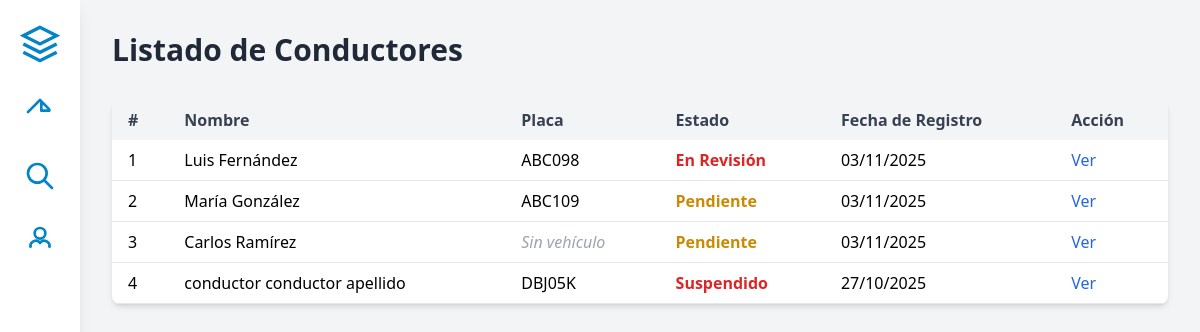
Page /conductores/activos/ (signed in) on the committed database.
### src/models/models.py (models this page shows, shortened)
class Conductor(models.Model):
    user = models.OneToOneField(
        User,
        on_delete=models.CASCADE,
        related_name='conductor',
        verbose_name="Usuario"
    )
    segundo_nombre = models.CharField(
        max_length=30,
        blank=True,
        null=True,
        verbose_name="Segundo Nombre"
    )
    segundo_apellido = models.CharField(
        max_length=30,
        blank=True,
        null=True,
        verbose_name="Segundo Apellido"
    )
    TIPO_DOCUMENTO_CHOICES = [
        ('CC', 'Cédula de Ciudadanía'),
        ('CE', 'Cédula de Extranjería'),
        ('PAS', 'Pasaporte'),
    ]
    tipo_documento = models.CharField(
        max_length=3,
        choices=TIPO_DOCUMENTO_CHOICES,
        verbose_name="Tipo de Documento"
    )
    numero_documento = models.CharField(
        max_length=15,
        unique=True,
        validators=[RegexValidator(r'^[0-9]+$', 'Solo se permiten números')],
        verbose_name="Número de Documento"
    )
    fecha_nacimiento = models.DateField(
        verbose_name="Fecha de Nacimiento"
    )
    telefono_principal = models.CharField(
        max_length=10,
        validators=[RegexValidator(r'^[0-9]{10}$', 'El teléfono debe tener 10 dígitos')],
        verbose_name="Teléfono Principal"
    )
    telefono_secundario = models.CharField(
        max_length=10,
        blank=True,
        null=True,
        validators=[RegexValidator(r'^[0-9]{10}$', 'El teléfono debe tener 10 dígitos')],
        verbose_name="Teléfono Secundario"
    )
    direccion = models.CharField(
        max_length=60,
        verbose_name="Dirección de Residencia"
    )
    ciudad = models.CharField(
        max_length=30,
        verbose_name="Ciudad"
    )
    numero_licencia = models.CharField(
        max_length=20,
        verbose_name="Número de Licencia"
    )
    licencia_expedicion = models.DateField(
        verbose_name="Fecha de Expedición de Licencia"
    )
    licencia_vencimiento = models.DateField(
        verbose_name="Fecha de Vencimiento de Licencia"
    )
    TIPO_CUENTA_CHOICES = [
        ('Ahorros', 'Ahorros'),
        ('Corriente', 'Corriente'),
    ]
    tipo_cuenta = models.CharField(
        max_length=10,
        choices=TIPO_CUENTA_CHOICES,
        verbose_name="Tipo de Cuenta"
    )
    banco = models.CharField(
        max_length=50,
        verbose_name="Banco"
    )
    numero_cuenta = models.CharField(
        max_length=20,
        validators=[RegexValidator(r'^[0-9]+$', 'Solo se permiten números')],
        verbose_name="Número de Cuenta"
    )
    ESTADO_CHOICES = [
        ('Pendiente', 'Pendiente'),
        ('En Corrección', 'En Corrección'),
        ('Activo', 'Activo'),
        ('Inactivo', 'Inactivo'),
        ('Suspendido', 'Suspendido'),
        ('Bloqueado', 'Bloqueado'),
        ('Rechazado', 'Rechazado'),
        ('Dado de Baja', 'Dado de Baja'),
    ]
    estado = models.CharField(
        max_length=40,
        choices=ESTADO_CHOICES,
        default='Pendiente',
        verbose_name="Estado"
    )
    fecha_registro = models.DateTimeField(
        auto_now_add=True,
        verbose_name="Fecha de Registro"
    )
    activo = models.BooleanField(
        default=True,
        verbose_name="Activo"
    )
    class Meta:
        db_table = 'conductor'
        verbose_name = 'Conductor'
        verbose_name_plural = 'Conductores'
        ordering = ['-fecha_registro']
        indexes = [
            models.Index(fields=['numero_documento']),
            models.Index(fields=['estado']),
        ]
    def get_placa(self):
        try:
            return self.vehiculo.placa
        except Vehiculo.DoesNotExist:
            return None
    def tiene_vehiculo_asignado(self):
        try:
            return self.vehiculo is not None
        except Vehiculo.DoesNotExist:
            return False

class Vehiculo(models.Model):
    conductor = models.OneToOneField(
        Conductor,
        on_delete=models.CASCADE,
        related_name='vehiculo',
        verbose_name="Conductor"
    )
    placa = models.CharField(
        max_length=6,
        unique=True,
        verbose_name="Placa del Vehículo"
    )
    marca = models.CharField(
        max_length=30,
        verbose_name="Marca del Vehículo"
    )
    modelo = models.CharField(
        max_length=30,
        verbose_name="Modelo del Vehículo"
    )
    anio = models.PositiveIntegerField(
        verbose_name="Año del Vehículo"
    )
    color = models.CharField(
        max_length=20,
        verbose_name="Color del Vehículo"
    )
    tipo_vehiculo = models.CharField(
        max_length=20,
        verbose_name="Tipo de Vehículo"
    )
    num_pasajeros = models.PositiveIntegerField(
        verbose_name="Número de Pasajeros"
    )
    fecha_registro = models.DateTimeField(
        auto_now_add=True,
        verbose_name="Fecha de Registro"
    )
    activo = models.BooleanField(
        default=True,
        verbose_name="Activo"
    )
    class Meta:
        db_table = 'vehiculo'
        verbose_name = 'Vehículo'
        verbose_name_plural = 'Vehículos'
        ordering = ['-fecha_registro']
        indexes = [
            models.Index(fields=['placa']),
            models.Index(fields=['conductor']),
        ]

### src/views/views.py (the view)
# urls.py: path('conductores/activos/', views.conductores_todos, name='conductores_activos'),
@admin_required
@login_required
def conductores_todos(request):
    conductores = Conductor.objects.select_related('user', 'vehiculo').all()
    return render(request, 'conductores/listado_todos.html', {'conductores': conductores})

### src/templates/conductores/listado_todos.html (shortened to what this page needs)
{% extends "base.html" %}
{% block page_title %}
Listado de Conductores
{% endblock %}
{% block content %}
<table class="min-w-full bg-white shadow-md rounded-lg overflow-hidden">
  <thead class="bg-gray-100 text-gray-700">
    <tr>
      <th class="px-4 py-2 text-left">#</th>
      <th class="px-4 py-2 text-left">Nombre</th>
      <th class="px-4 py-2 text-left">Placa</th>
      <th class="px-4 py-2 text-left">Estado</th>
      <th class="px-4 py-2 text-left">Fecha de Registro</th>
      <th class="px-4 py-2 text-left">Acción</th>
    </tr>
  </thead>
  <tbody>
    {% for conductor in conductores %}
    <tr class="border-b hover:bg-gray-50">
      <td class="px-4 py-2">{{ forloop.counter }}</td>
      <td class="px-4 py-2">{{ conductor.user.get_full_name }}</td>
      <td class="px-4 py-2">
        {% if conductor.tiene_vehiculo_asignado %}
          {{ conductor.get_placa }}
        {% else %}
          <span class="italic text-gray-400">Sin vehículo</span>
        {% endif %}
      </td>
      <td class="px-4 py-2">
        <span class="{% if conductor.estado == 'Activo' %}text-green-600{% elif conductor.estado == 'Pendiente' %}text-yellow-600{% else %}text-red-600{% endif %} font-semibold">
          {{ conductor.estado }}
        </span>
      </td>
      <td class="px-4 py-2">{{ conductor.fecha_registro|date:"d/m/Y" }}</td>
      <td class="px-4 py-2">
        {% if conductor.numero_documento %}
          <a href="{% url 'driver_history' %}?search={{ conductor.numero_documento|urlencode }}" class="text-blue-600 hover:text-blue-800">
             Ver
          </a>
        {% elif conductor.tiene_vehiculo_asignado %}
          <a href="{% url 'driver_history' %}?search={{ conductor.get_placa|urlencode }}" class="text-blue-600 hover:text-blue-800">
            <i class="fas fa-eye"></i> Ver
          </a>
        {% else %}
          <a href="{% url 'driver_history' %}?search={{ conductor.id }}" class="text-blue-600 hover:text-blue-800">
            <i class="fas fa-eye"></i> Ver
          </a>
        {% endif %}
      </td>
    </tr>
    {% empty %}
    <tr>
      <td colspan="6" class="px-4 py-2 text-center text-gray-500">No hay conductores registrados.</td>
    </tr>
    {% endfor %}
  </tbody>
</table>
{% endblock %}

### rows in the picture
Conductor: user.get_full_name "Luis Fernández", get_placa "ABC098", estado "En Revisión", fecha_registro "03/11/2025"
Conductor: user.get_full_name "María González", get_placa "ABC109", estado "Pendiente", fecha_registro "03/11/2025"
Conductor: user.get_full_name "Carlos Ramírez", shows "Sin vehículo", estado "Pendiente", fecha_registro "03/11/2025"
Conductor: user.get_full_name "conductor conductor apellido", get_placa "DBJ05K", estado "Suspendido", fecha_registro "27/10/2025"
